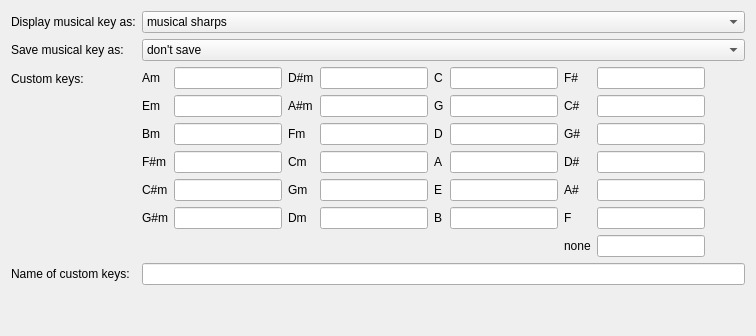
     <widget class="QWidget" name="tab_8">
      <attribute name="icon">
       <iconset resource="../../resources.qrc">
        <normaloff>:/icons/resources/musicKey.png</normaloff>:/icons/resources/musicKey.png</iconset>
      </attribute>
      <attribute name="title">
       <string>MusicalKey</string>
      </attribute>
      <layout class="QVBoxLayout" name="verticalLayout_18">
       <item>
        <layout class="QFormLayout" name="formLayout_3">
         <property name="labelAlignment">
          <set>Qt::AlignLeading|Qt::AlignLeft|Qt::AlignVCenter</set>
         </property>
         <item row="0" column="0">
          <widget class="QLabel" name="label_12">
           <property name="text">
            <string>Display musical key as:</string>
           </property>
          </widget>
         </item>
         <item row="0" column="1">
          <widget class="QComboBox" name="displayMusicKey">
           <item>
            <property name="text">
             <string>musical sharps</string>
            </property>
           </item>
           <item>
            <property name="text">
             <string>open key</string>
            </property>
           </item>
           <item>
            <property name="text">
             <string>custom format</string>
            </property>
           </item>
          </widget>
         </item>
         <item row="1" column="0">
          <widget class="QLabel" name="label_29">
           <property name="text">
            <string>Save musical key as:</string>
           </property>
          </widget>
         </item>
         <item row="1" column="1">
          <widget class="QComboBox" name="saveMusicKey">
           <item>
            <property name="text">
             <string>don't save</string>
            </property>
           </item>
           <item>
            <property name="text">
             <string>musical sharps</string>
            </property>
           </item>
           <item>
            <property name="text">
             <string>open key</string>
            </property>
           </item>
           <item>
            <property name="text">
             <string>custom format</string>
            </property>
           </item>
          </widget>
         </item>
         <item row="2" column="0">
          <widget class="QLabel" name="label_34">
           <property name="text">
            <string>Custom keys:</string>
           </property>
          </widget>
         </item>
         <item row="2" column="1">
          <layout class="QGridLayout" name="gridLayout_7">
           <item row="0" column="1">
            <widget class="QLineEdit" name="customMusicalKey_15"/>
           </item>
           <item row="0" column="5">
            <widget class="QLineEdit" name="customMusicalKey_16"/>
           </item>
           <item row="1" column="0">
            <widget class="QLabel" name="label_31">
             <property name="text">
              <string>Em</string>
             </property>
            </widget>
           </item>
           <item row="3" column="0">
            <widget class="QLabel" name="label_33">
             <property name="text">
              <string>F#m</string>
             </property>
            </widget>
           </item>
           <item row="0" column="3">
            <widget class="QLineEdit" name="customMusicalKey_3"/>
           </item>
           <item row="2" column="0">
            <widget class="QLabel" name="label_32">
             <property name="text">
              <string>Bm</string>
             </property>
            </widget>
           </item>
           <item row="0" column="7">
            <widget class="QLineEdit" name="customMusicalKey_4"/>
           </item>
           <item row="0" column="4">
            <widget class="QLabel" name="label_36">
             <property name="text">
              <string>C</string>
             </property>
            </widget>
           </item>
           <item row="0" column="6">
            <widget class="QLabel" name="label_37">
             <property name="text">
              <string>F#</string>
             </property>
            </widget>
           </item>
           <item row="0" column="8">
            <spacer name="horizontalSpacer_13">
             <property name="orientation">
              <enum>Qt::Horizontal</enum>
             </property>
             <property name="sizeHint" stdset="0">
              <size>
               <width>40</width>
               <height>20</height>
              </size>
             </property>
            </spacer>
           </item>
           <item row="0" column="0">
            <widget class="QLabel" name="label_30">
             <property name="text">
              <string>Am</string>
             </property>
            </widget>
           </item>
           <item row="1" column="1">
            <widget class="QLineEdit" name="customMusicalKey_17"/>
           </item>
           <item row="2" column="1">
            <widget class="QLineEdit" name="customMusicalKey_19"/>
           </item>
           <item row="3" column="1">
            <widget class="QLineEdit" name="customMusicalKey_21"/>
           </item>
           <item row="4" column="1">
            <widget class="QLineEdit" name="customMusicalKey_23"/>
           </item>
           <item row="5" column="1">
            <widget class="QLineEdit" name="customMusicalKey_1"/>
           </item>
           <item row="4" column="0">
            <widget class="QLabel" name="label_38">
             <property name="text">
              <string>C#m</string>
             </property>
            </widget>
           </item>
           <item row="5" column="0">
            <widget class="QLabel" name="label_39">
             <property name="text">
              <string>G#m</string>
             </property>
            </widget>
           </item>
           <item row="5" column="2">
            <widget class="QLabel" name="label_44">
             <property name="text">
              <string>Dm</string>
             </property>
            </widget>
           </item>
           <item row="4" column="2">
            <widget class="QLabel" name="label_43">
             <property name="text">
              <string>Gm</string>
             </property>
            </widget>
           </item>
           <item row="3" column="2">
            <widget class="QLabel" name="label_42">
             <property name="text">
              <string>Cm</string>
             </property>
            </widget>
           </item>
           <item row="2" column="2">
            <widget class="QLabel" name="label_41">
             <property name="text">
              <string>Fm</string>
             </property>
            </widget>
           </item>
           <item row="1" column="2">
            <widget class="QLabel" name="label_35">
             <property name="text">
              <string>A#m</string>
             </property>
            </widget>
           </item>
           <item row="0" column="2">
            <widget class="QLabel" name="label_40">
             <property name="text">
              <string>D#m</string>
             </property>
            </widget>
           </item>
           <item row="1" column="3">
            <widget class="QLineEdit" name="customMusicalKey_5"/>
           </item>
           <item row="2" column="3">
            <widget class="QLineEdit" name="customMusicalKey_7"/>
           </item>
           <item row="3" column="3">
            <widget class="QLineEdit" name="customMusicalKey_9"/>
           </item>
           <item row="4" column="3">
            <widget class="QLineEdit" name="customMusicalKey_11"/>
           </item>
           <item row="5" column="3">
            <widget class="QLineEdit" name="customMusicalKey_13"/>
           </item>
           <item row="1" column="4">
            <widget class="QLabel" name="label_45">
             <property name="text">
              <string>G</string>
             </property>
            </widget>
           </item>
           <item row="2" column="4">
            <widget class="QLabel" name="label_46">
             <property name="text">
              <string>D</string>
             </property>
            </widget>
           </item>
           <item row="3" column="4">
            <widget class="QLabel" name="label_47">
             <property name="text">
              <string>A</string>
             </property>
            </widget>
           </item>
           <item row="4" column="4">
            <widget class="QLabel" name="label_48">
             <property name="text">
              <string>E</string>
             </property>
            </widget>
           </item>
           <item row="5" column="4">
            <widget class="QLabel" name="label_49">
             <property name="text">
              <string>B</string>
             </property>
            </widget>
           </item>
           <item row="1" column="6">
            <widget class="QLabel" name="label_50">
             <property name="text">
              <string>C#</string>
             </property>
            </widget>
           </item>
           <item row="2" column="6">
            <widget class="QLabel" name="label_51">
             <property name="text">
              <string>G#</string>
             </property>
            </widget>
           </item>
           <item row="3" column="6">
            <widget class="QLabel" name="label_52">
             <property name="text">
              <string>D#</string>
             </property>
            </widget>
           </item>
           <item row="4" column="6">
            <widget class="QLabel" name="label_53">
             <property name="text">
              <string>A#</string>
             </property>
            </widget>
           </item>
           <item row="5" column="6">
            <widget class="QLabel" name="label_54">
             <property name="text">
              <string>F</string>
             </property>
            </widget>
           </item>
           <item row="8" column="6">
            <widget class="QLabel" name="label_55">
             <property name="text">
              <string>none</string>
             </property>
            </widget>
           </item>
           <item row="8" column="7">
            <widget class="QLineEdit" name="customMusicalKey_25"/>
           </item>
           <item row="1" column="5">
            <widget class="QLineEdit" name="customMusicalKey_18"/>
           </item>
           <item row="2" column="5">
            <widget class="QLineEdit" name="customMusicalKey_20"/>
           </item>
           <item row="3" column="5">
            <widget class="QLineEdit" name="customMusicalKey_22"/>
           </item>
           <item row="4" column="5">
            <widget class="QLineEdit" name="customMusicalKey_24"/>
           </item>
           <item row="5" column="5">
            <widget class="QLineEdit" name="customMusicalKey_2"/>
           </item>
           <item row="1" column="7">
            <widget class="QLineEdit" name="customMusicalKey_6"/>
           </item>
           <item row="2" column="7">
            <widget class="QLineEdit" name="customMusicalKey_8"/>
           </item>
           <item row="3" column="7">
            <widget class="QLineEdit" name="customMusicalKey_10"/>
           </item>
           <item row="4" column="7">
            <widget class="QLineEdit" name="customMusicalKey_12"/>
           </item>
           <item row="5" column="7">
            <widget class="QLineEdit" name="customMusicalKey_14"/>
           </item>
          </layout>
         </item>
         <item row="3" column="0">
          <widget class="QLabel" name="label_56">
           <property name="text">
            <string>Name of custom keys:</string>
           </property>
          </widget>
         </item>
         <item row="3" column="1">
          <widget class="QLineEdit" name="customMusicKeyName"/>
         </item>
        </layout>
       </item>
       <item>
        <spacer name="verticalSpacer_8">
         <property name="orientation">
          <enum>Qt::Vertical</enum>
         </property>
         <property name="sizeHint" stdset="0">
          <size>
           <width>20</width>
           <height>40</height>
          </size>
         </property>
        </spacer>
       </item>
      </layout>
     </widget>
